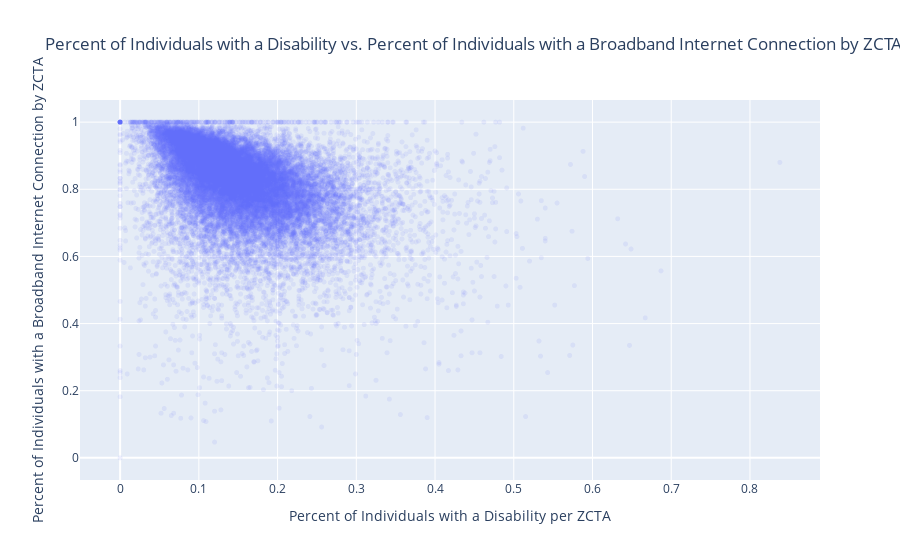

Write notebook code for a chart like this one.
### Code cell
test_fig = px.scatter(independent_design_matrix,
        x="Estimate Disability Status Of The Civilian Noninstitutionalized Population Total Civilian Noninstitutionalized Population With A Disability As a Percent of Estimate Disability Status Of The Civilian Noninstitutionalized Population Total Civilian Noninstitutionalized Population",
        y="Estimate Computers And Internet Use Total Households With A Broadband Internet Subscription As a Percent of Estimate Computers And Internet Use Total Households",
        title="Percent of Individuals with a Disability vs. Percent of Individuals with a Broadband Internet Connection by ZCTA",
       )

test_fig.update_traces(marker=dict(size=5, opacity=0.1))
test_fig.update_layout(height=600)
test_fig.update_xaxes(title_text="Percent of Individuals with a Disability per ZCTA")
test_fig.update_yaxes(title_text="Percent of Individuals with a Broadband Internet Connection by ZCTA")
test_fig.show()

### Figure 1 — Plotly figure (JSON) as saved in the notebook; plotly's stock layout.template omitted (floating-point values rounded to 4 significant figures; data arrays with more than 128 entries replaced by an {"elided": "..."} marker saying what was removed)
{"data": [{"hovertemplate": "Estimate Disability Status Of The Civilian Noninstitutionalized Population Total Civilian Noninstitutionalized Population With A Disability As a Percent of Estimate Disability Status Of The Civilian Noninstitutionalized Population Total Civilian Noninstitutionalized Population=%{x}<br>Estimate Computers And Internet Use Total Households With A Broadband Internet Subscription As a Percent of Estimate Computers And Internet Use Total Households=%{y}<extra></extra>", "legendgroup": "", "marker": {"color": "#636efa", "opacity": 0.1, "size": 5, "symbol": "circle"}, "mode": "markers", "name": "", "showlegend": false, "type": "scattergl", "x": {"elided": "29178 float values"}, "xaxis": "x", "y": {"elided": "29178 float values"}, "yaxis": "y"}], "layout": {"autosize": true, "legend": {"tracegroupgap": 0}, "title": {"text": "Percent of Individuals with a Disability vs. Percent of Individuals with a Broadband Internet Connection by ZCTA"}, "xaxis": {"anchor": "y", "autorange": true, "domain": [0, 1], "range": [-0.05106, 0.8891], "title": {"text": "Percent of Individuals with a Disability per ZCTA"}, "type": "linear"}, "yaxis": {"anchor": "x", "autorange": true, "domain": [0, 1], "range": [-0.0649, 1.065], "title": {"text": "Percent of Individuals with a Broadband Internet Connection by ZCTA"}, "type": "linear"}}}
